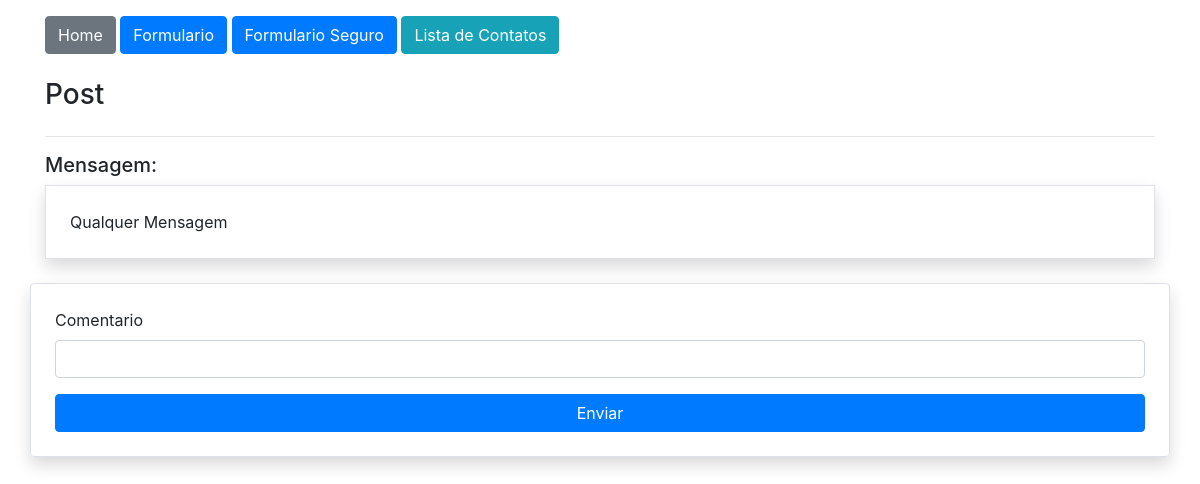
Before: /post/1 (signed in) with the older database file.
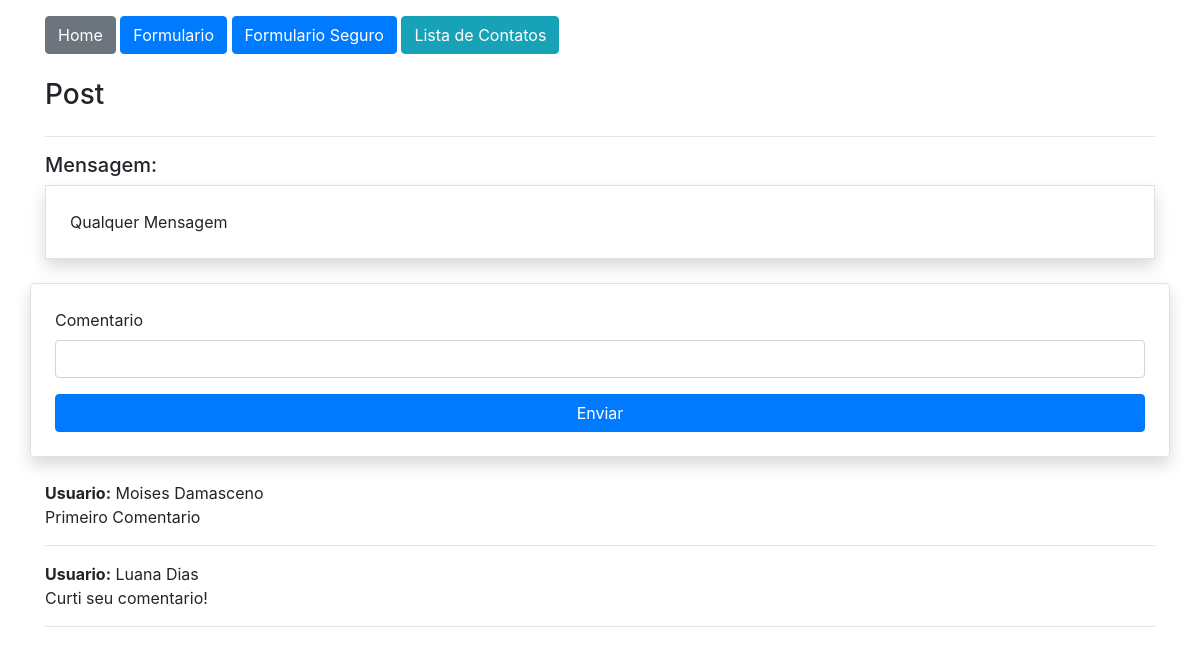
After: the same page with the newer database file.
### app/models.py (models this page shows, shortened)
class Post(db.Model):
    id = db.Column(db.Integer, primary_key=True)
    mensagem = db.Column(db.String, nullable=True)
    user_id = db.Column(db.Integer, db.ForeignKey('user.id'), nullable=True)
    comentarios = db.relationship('PostComentarios', backref='post', lazy=True)

class PostComentarios(db.Model):
    id = db.Column(db.Integer, primary_key=True)
    comentario = db.Column(db.String, nullable=True)
    user_id = db.Column(db.Integer, db.ForeignKey('user.id'), nullable=True)
    post_id = db.Column(db.Integer, db.ForeignKey('post.id'), nullable=True)

class User(db.Model, UserMixin):
    id = db.Column(db.Integer, primary_key=True)
    nome = db.Column(db.String, nullable=True)
    sobreNome = db.Column(db.String, nullable=True)
    email = db.Column(db.String, nullable=True)
    senha = db.Column(db.String, nullable=True)
    posts = db.relationship('Post', backref='user', lazy=True)
    post_comentarios = db.relationship('PostComentarios', backref='user', lazy=True)

### app/views.py (the view)
@app.route("/post/<int:id>", methods=['GET', 'POST'])
@login_required
def PostDetalhe(id):
    post = Post.query.get(id)
    form = PostComentarioForm()
    if form.validate_on_submit():
        form.save(current_user.id, id)
        return redirect(url_for('PostDetalhe', id=id))
    return render_template('post.html', post=post, form=form)

### app/forms.py (shortened to what this page needs)
class PostComentarioForm(FlaskForm):
    comentario = StringField('Comentario', validators=[DataRequired()])
    btnSubmit = SubmitField('Enviar')

### app/models.py (called while the page is built)
@login_manager.user_loader
def load_user(user_id):
    return User.query.get(user_id)

### app/templates/post.html (shortened to what this page needs)
{% extends 'base.html' %}
{% block content %}
    <div class="container">
        {% include 'nav.html' %}
        <div class="row col-9 mt-4">
            <h3>Post</h3>
        </div>
        <hr>
        <div class="row">
            <div class="col-12">
                <h5>Mensagem:</h5>
                <div class="col-12 border ronded p-4 shadow">
                    {{post.mensagem}}
                </div>
            </div>
            <div class="col-12 mt-3">
                <form action="" method="post" class="row mt-2 p-4 rounded border shadow">
                    {{form.comentario.label()}}
                    {{form.comentario(class="form-control")}}
                    {{form.btnSubmit(class="btn btn-primary col-12 mt-3")}}
                </form>
            </div>
            <div class="col-12 mt-4">
                {% for c in post.comentarios %}
                    <p>
                        <b>Usuario:</b> {{c.user.nome}} {{c.user.sobreNome}} <br>
                        {{c.comentario}}
                    </p>
                    <hr>
                {% endfor %}
            </div>
        </div>
    </div>
{% endblock %}

### app/templates/base.html (shortened to what this page needs)
<!DOCTYPE html>
<html lang="pt-br">
<head>
    <link rel="stylesheet" href="https://stackpath.bootstrapcdn.com/bootstrap/4.1.3/css/bootstrap.min.css">
    <link rel="stylesheet" href="../static/css/style.css">
</head>
<body>
    <section class="container-fluid mt-3">
        {% block content %} {% endblock %}
    </section>
</body>
</html>

### app/templates/nav.html
    <div>
        <a href="/" class="btn btn-secondary">Home</a>
        <a href="{{url_for('formulario_old')}}" class="btn btn-primary">Formulario</a>
        <a href="{{url_for('formulario_form')}}" class="btn btn-primary">Formulario Seguro</a>
        <a href="{{url_for('contatoLista')}}" class="btn btn-info">Lista de Contatos</a>
    </div>

Changed rows visible on the page:
added PostComentarios: user.nome "Moises", user.sobreNome "Damasceno", comentario "Primeiro Comentario"
added PostComentarios: user.nome "Luana", user.sobreNome "Dias", comentario "Curti seu comentario!"
